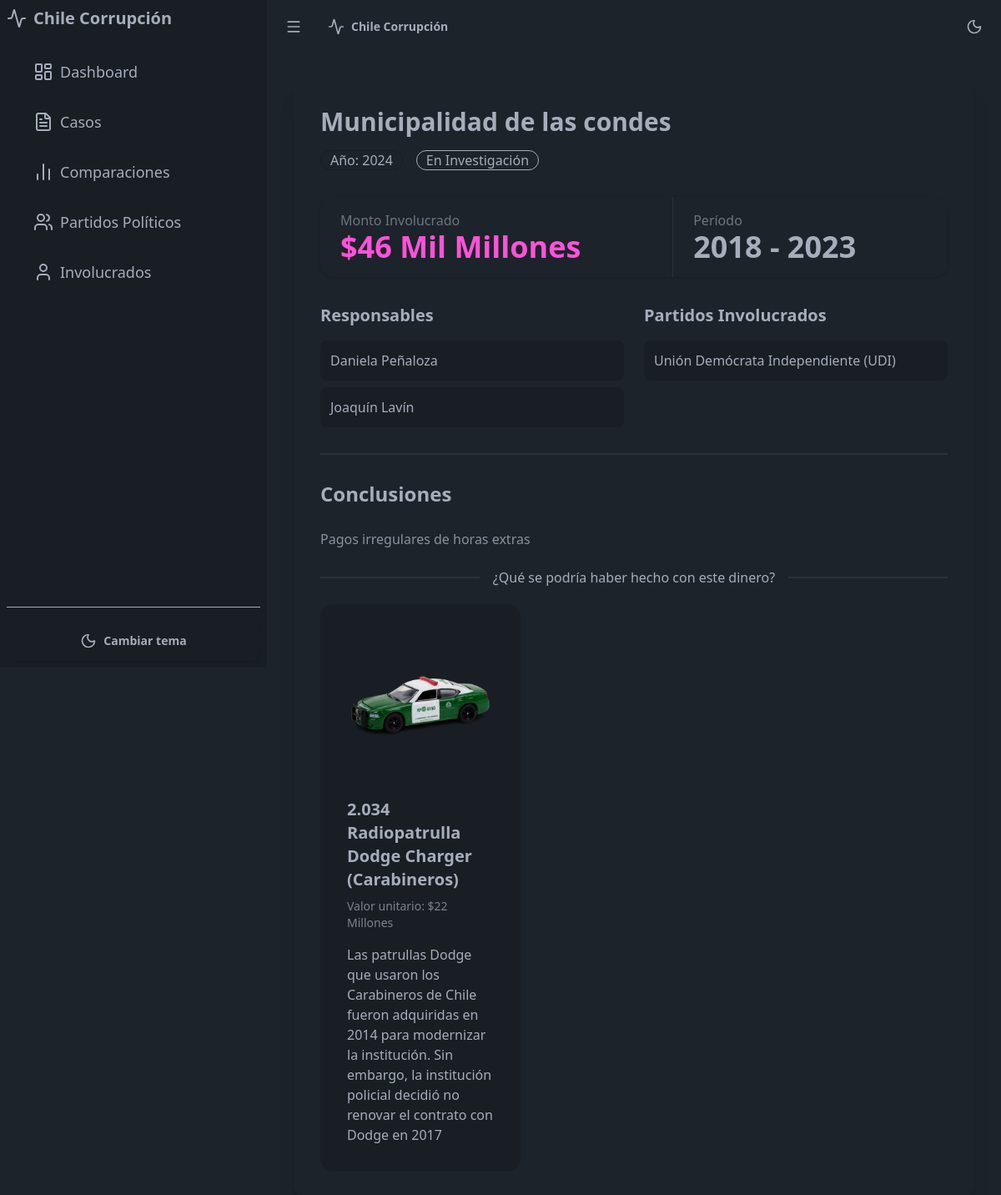
The page /casos/4/ on the database its author committed.
### data/models.py (models this page shows, shortened)
class CasoCorrupcion(models.Model):
    ESTADO_CHOICES = (
        ('En Proceso', 'En Proceso'),
        ('Resuelto', 'Resuelto'),
        ('Cerrado', 'Cerrado'),
        ('En Investigación', 'En Investigación'),
        ('Formalizado', 'Formalizado'),
        ('Sentenciado', 'Sentenciado'),
        ('Condenado', 'Condenado')
    )
    caso = models.CharField(max_length=255)
    monto = models.BigIntegerField(null=True, blank=True)
    año = models.IntegerField()
    responsables = models.ManyToManyField(Responsable, blank=True)
    partido = models.ManyToManyField(Partido, blank=True)
    ano_inicio = models.IntegerField(null=True, blank=True)
    ano_fin = models.IntegerField(null=True, blank=True)
    comuna = models.ManyToManyField('ComunaChileCUT', blank=True)
    posicion = models.CharField(max_length=255, null=True, blank=True)
    estado = models.CharField(
        max_length=255,
        choices=ESTADO_CHOICES,
        default='En Proceso'
    )
    sentencia = models.CharField(max_length=255, null=True, blank=True)
    condena = models.CharField(max_length=255, null=True, blank=True)
    conclusiones = models.TextField(null=True, blank=True)
    comparaciones = models.ManyToManyField(
        'ComparacionMonetaria',
        blank=True,
        related_name='casos'
    )

class Responsable(models.Model):
    nombre = models.CharField(max_length=255)

class Partido(models.Model):
    nombre = models.CharField(max_length=255)
    sector = models.ForeignKey(Sector, on_delete=models.SET_NULL, null=True, blank=True)
    imagen = models.ImageField(upload_to='partidos/', null=True, blank=True)
    descripcion = models.TextField(null=True, blank=True)
    fecha_fundacion = models.DateField(null=True, blank=True)
    sitio_web = models.URLField(null=True, blank=True)

class ComparacionMonetaria(models.Model):
    nombre = models.CharField(max_length=200)
    valor = models.BigIntegerField(help_text="Valor en pesos chilenos")
    descripcion = models.TextField(blank=True)
    imagen = models.ImageField(upload_to='comparaciones/', blank=True)
    class Meta:
        verbose_name = "Comparación Monetaria"
        verbose_name_plural = "Comparaciones Monetarias"

### visualization/views.py (the view)
# urls.py: path('casos/<int:caso_id>/', views.caso_detalle, name='caso_detalle'),
def caso_detalle(request, caso_id):
    caso = get_object_or_404(
        CasoCorrupcion.objects
        .prefetch_related('responsables', 'partido', 'comuna'),
        id=caso_id
    )
    comparaciones = []
    if caso.monto:
        for comp in ComparacionMonetaria.objects.all():
            cantidad = caso.monto / comp.valor
            if cantidad >= 1:  # Solo mostrar si se puede comprar al menos 1
                comparaciones.append({
                    'nombre': comp.nombre,
                    'cantidad': int(cantidad),
                    'valor_unitario': comp.valor,
                    'descripcion': comp.descripcion,
                    'imagen': comp.imagen if comp.imagen else None
                })
    return render(request, 'visualization/caso_detalle.html', {
        'caso': caso,
        'comparaciones': comparaciones
    })

### visualization/templatetags/custom_filters.py (called while the page is built)
@register.filter
def format_large_number(value):
    try:
        value = float(value)
        if value == 0:
            return "0"
        miles_millones = value / 1_000_000_000  # 9 ceros
        millones = value / 1_000_000  # 6 ceros
        if miles_millones >= 1:
            miles_millones_str = '{:,.0f}'.format(miles_millones).replace(',', '.')
            return f"{miles_millones_str} Mil Millones"
        if millones >= 1:
            millones_str = '{:,.0f}'.format(millones).replace(',', '.')
            return f"{millones_str} Millones"
        return '{:,.0f}'.format(value).replace(',', '.')
    except (ValueError, TypeError):
        return "0"

### templates/visualization/caso_detalle.html (shortened to what this page needs)
{% extends 'base.html' %}
{% load custom_filters %}
{% load humanize %}
{% block content %}
<div class="max-w-4xl mx-auto">
    <div class="card bg-base-100 shadow-xl">
        <div class="card-body">
            <h1 class="text-3xl font-bold mb-2">{{ caso.caso }}</h1>
            <div class="flex flex-wrap gap-4 mb-6">
                <div class="badge badge-lg">Año: {{ caso.año }}</div>
                <div class="badge badge-lg badge-outline">{{ caso.estado }}</div>
            </div>
            <div class="stats shadow mb-6">
                <div class="stat">
                    <div class="stat-title">Monto Involucrado</div>
                    <div class="stat-value text-secondary">
                        ${{ caso.monto|format_large_number }}
                    </div>
                </div>
                {% if caso.ano_inicio or caso.ano_fin %}
                <div class="stat">
                    <div class="stat-title">Período</div>
                    <div class="stat-value text-base">
                        {{ caso.ano_inicio|default:"?" }} - {{ caso.ano_fin|default:"?" }}
                    </div>
                </div>
                {% endif %}
            </div>
            <div class="grid grid-cols-1 md:grid-cols-2 gap-6">
                <div>
                    <h2 class="text-xl font-bold mb-4">Responsables</h2>
                    <div class="space-y-2">
                        {% for responsable in caso.responsables.all %}
                        <a href="{% url 'responsable_detalle' responsable.id %}"
                           class="block p-3 bg-base-200 rounded-lg hover:bg-base-300">
                            {{ responsable.nombre }}
                        </a>
                        {% empty %}
                        <p class="text-sm opacity-70">No hay responsables registrados</p>
                        {% endfor %}
                    </div>
                </div>
                <div>
                    <h2 class="text-xl font-bold mb-4">Partidos Involucrados</h2>
                    <div class="space-y-2">
                        {% for partido in caso.partido.all %}
                        <a href="{% url 'partido_detalle' partido.id %}"
                           class="block p-3 bg-base-200 rounded-lg hover:bg-base-300">
                            {{ partido.nombre }}
                        </a>
                        {% empty %}
                        <p class="text-sm opacity-70">No hay partidos registrados</p>
                        {% endfor %}
                    </div>
                </div>
            </div>
            {% if caso.conclusiones %}
            <div class="divider"></div>
            <div class="prose max-w-none">
                <h2>Conclusiones</h2>
                {{ caso.conclusiones|linebreaks }}
            </div>
            {% endif %}
            {% if comparaciones %}
            <div class="divider">¿Qué se podría haber hecho con este dinero?</div>
            <div class="grid grid-cols-1 md:grid-cols-2 lg:grid-cols-3 gap-4">
                {% for comp in comparaciones %}
                <div class="card bg-base-200">
                    <div class="card-body">
                        {% if comp.imagen %}
                        <img src="{{ comp.imagen.url }}" alt="{{ comp.nombre }}" class="rounded-lg mb-4">
                        {% endif %}
                        <h3 class="card-title">{{ comp.cantidad|format_large_number }} {{ comp.nombre }}</h3>
                        <p class="text-sm opacity-70">
                            Valor unitario: ${{ comp.valor_unitario|format_large_number }}
                        </p>
                        {% if comp.descripcion %}
                        <p class="mt-2">{{ comp.descripcion }}</p>
                        {% endif %}
                    </div>
                </div>
                {% endfor %}
            </div>
            {% endif %}
        </div>
    </div>
</div>
{% endblock %}

### templates/base.html (style rules this page uses)
:root { color-scheme: dark light; }
body { visibility: hidden; opacity: 0; transition: opacity 0.3s ease; }
body.ready { visibility: visible; opacity: 1; }

### rows shown on the page
CasoCorrupcion: caso "Municipalidad de las condes", año "2024", estado "En Investigación", monto "46 Mil Millones", ano_inicio "2018", ano_fin "2023", conclusiones "Pagos irregulares de horas extras"
Responsable: nombre "Daniela Peñaloza"
Responsable: nombre "Joaquín Lavín"
Partido: nombre "Unión Demócrata Independiente (UDI)"
ComparacionMonetaria: nombre "Radiopatrulla Dodge Charger (Carabineros)", descripcion "Las patrullas Dodge que usaron los Carabineros de Chile fueron adquiridas en 2014 para modernizar la institución. Sin embargo, la institución policial decidió no renovar el contrato con Dodge en 2017"

### other values the page prints
{{ comp.cantidad|format_large_number }} "2.034"
{{ comp.valor_unitario|format_large_number }} "22 Millones"
